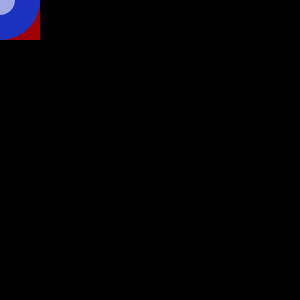
Frame 1 (no input)
Frame 60 (the mouse pressed at the canvas centre just before this capture): identical to frame 1, image omitted
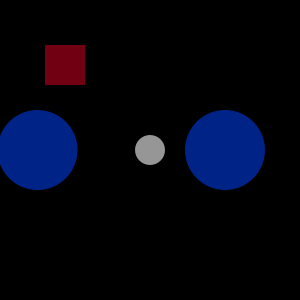
Frame 120 (the mouse held since frame 60 and released just before this capture)

The Processing sketch that drew these frames (run headless with seeded random() and noise(); from frame 60 on, the mouse is pressed at the canvas centre):

// Processing sketch: processing_61845
// ── processing_61845.pde


void setup () {
  size(300,300);
  background(0);
 
}
void draw () {
   background(0);
    int x=mouseX;
  int y=mouseY;
  noStroke();
  smooth();
  fill (192,0,y*.2,150);
  rect (x*.3,y*.3,40,40);
 rect (x*2,y*2,40,40);
 fill(0,60,230,150);
 ellipse (x*1.5,y,80,80);
 ellipse (x*.25,y,80,80);
 fill(255,150);
 ellipse(x,y,30,30);
 }
